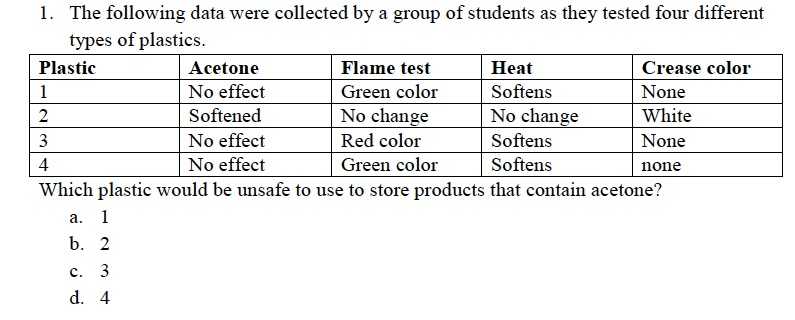
#> input picture Deep Learning/opencv/cv2/cv2/image.jpg, 795 x 320 px
$ jupyter execute --allow-errors 'Extract table from pdf or image.ipynb'   (shell and % lines are left out)
#> lines starting #> are read from the running program, lines starting #| are printed output that depends on the picture; after the words box and inside, x2 and y2 are one past the last pixel; in counts of white or black regions, pixels touching at a corner belong together
[cell 1]
# !pip install pdf2image

[cell 2]
# !conda install -c conda-forge poppler

[cell 3]
from pdf2image import convert_from_path
import cv2
import matplotlib.pyplot as plt
import numpy as np

#> (the rest of this cell did not finish here and is left out)

[cell 4]
# !pip install opencv-contrib-python

[cell 5]
import cv2
import numpy as np
import pandas as pd
import matplotlib.pyplot as plt
import csv
from PIL import Image
import pytesseract
import sys
pytesseract.pytesseract.tesseract_cmd=r"C:\Users\ShubhamSurya_ljtsrll\AppData\Local\Programs\Tesseract-OCR\tesseract.exe"
# [5 lines of commented-out code are left out]

[cell 6]
import os
#> (the rest of this cell did not finish here and is left out)

[cell 7]
#read your file
file=r'image.jpg'
img = cv2.imread(file,0)
#> img: shape (320, 795); min 0, max 255, mean 238.5
img.shape
#thresholding the image to a binary image
thresh,img_bin = cv2.threshold(img,128,255,cv2.THRESH_BINARY |cv2.THRESH_OTSU)
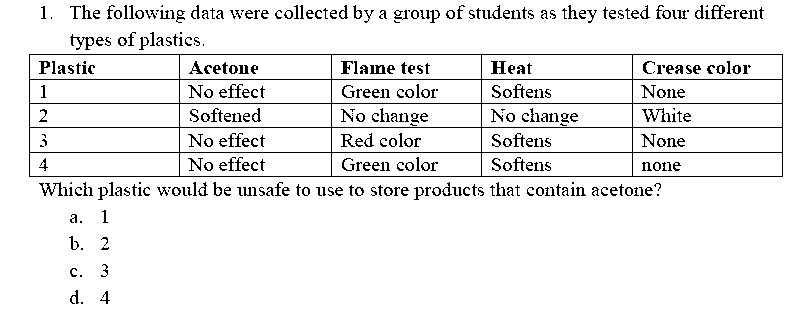
#> img_bin: shape (320, 795); 93.4% white; black in thin lines or dots, all inside (x1, y1, x2, y2) = (29, 5, 783, 304)
#> thresh = 142
#inverting the image
img_bin = 255-img_bin
cv2.imwrite('imex.png',img_bin)
#Plotting the image to see the output
plotting = plt.imshow(img_bin,cmap='gray')
plt.show()

[cell 8]
# Length(width) of kernel as 100th of total width
kernel_len = np.array(img).shape[1]//100
#> kernel_len = 7
# Defining a vertical kernel to detect all vertical lines of image
ver_kernel = cv2.getStructuringElement(cv2.MORPH_RECT, (1, kernel_len))
#> ver_kernel = [1, 1, 1, 1, 1, 1, 1]
# Defining a horizontal kernel to detect all horizontal lines of image
hor_kernel = cv2.getStructuringElement(cv2.MORPH_RECT, (kernel_len, 1))
# A kernel of 2x2
kernel = cv2.getStructuringElement(cv2.MORPH_RECT, (2, 2))

[cell 9]
#Use vertical kernel to detect and save the vertical lines in a jpg
image_1 = cv2.erode(img_bin, ver_kernel, iterations=3)
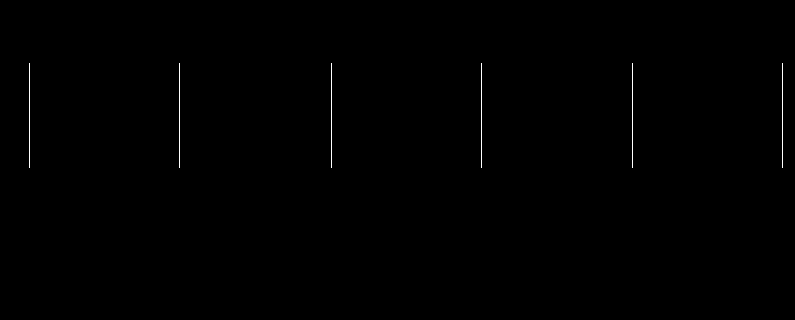
#> image_1: shape (320, 795); 0.25% white in thin lines or dots, all inside (x1, y1, x2, y2) = (29, 63, 783, 168)
vertical_lines = cv2.dilate(image_1, ver_kernel, iterations=3)
#> vertical_lines: shape (320, 795); 0.29% white in thin lines or dots, all inside (x1, y1, x2, y2) = (29, 54, 783, 177)
cv2.imwrite("vertical.jpg",vertical_lines)
#Plot the generated image
plotting = plt.imshow(image_1,cmap='gray')
plt.show()

[cell 10]
#Use horizontal kernel to detect and save the horizontal lines in a jpg
image_2 = cv2.erode(img_bin, hor_kernel, iterations=3)
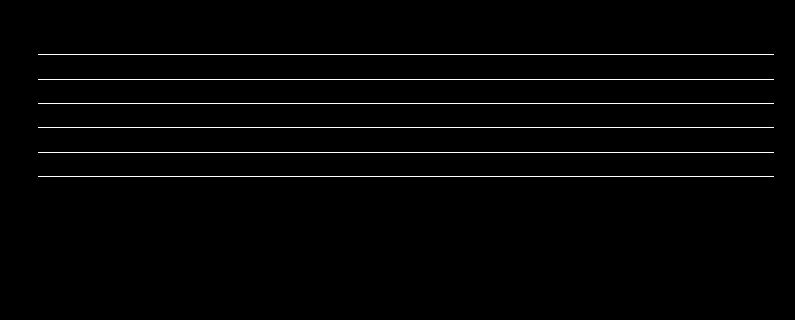
#> image_2: shape (320, 795); 1.7% white in thin lines or dots, all inside (x1, y1, x2, y2) = (38, 54, 774, 177)
horizontal_lines = cv2.dilate(image_2, hor_kernel, iterations=3)
cv2.imwrite("horizontal.jpg",horizontal_lines)
#Plot the generated image
plotting = plt.imshow(image_2,cmap='gray')
plt.show()

# Combine horizontal and vertical lines in a new third image, with both having same weight.

[cell 11]
img_vh = cv2.addWeighted(vertical_lines, 0.5, horizontal_lines, 0.5, 0.0)
#Eroding and thesholding the image
img_vh = cv2.erode(~img_vh, kernel, iterations=2)
thresh, img_vh = cv2.threshold(img_vh,128,255, cv2.THRESH_BINARY | cv2.THRESH_OTSU)
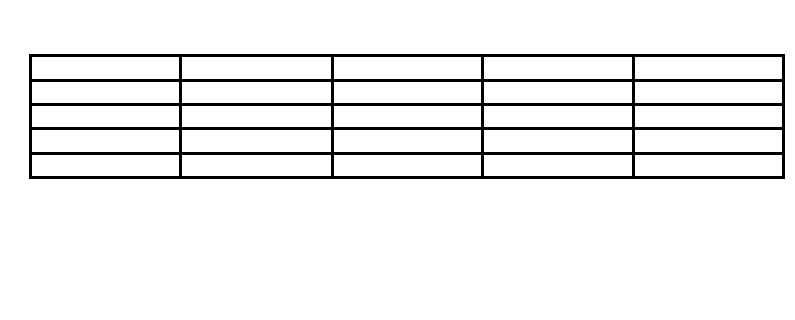
#> img_vh: shape (320, 795); 93.9% white; 1 black region
#> thresh = 127
cv2.imwrite("img_vh.jpg", img_vh)
bitxor = cv2.bitwise_xor(img,img_vh)
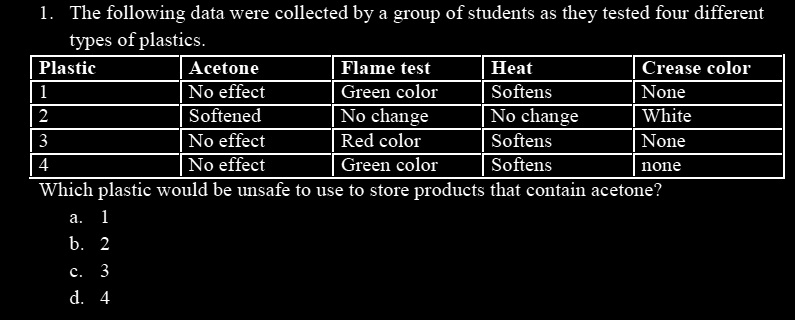
#> bitxor: shape (320, 795); min 0, max 255, mean 21.5
bitnot = cv2.bitwise_not(bitxor)
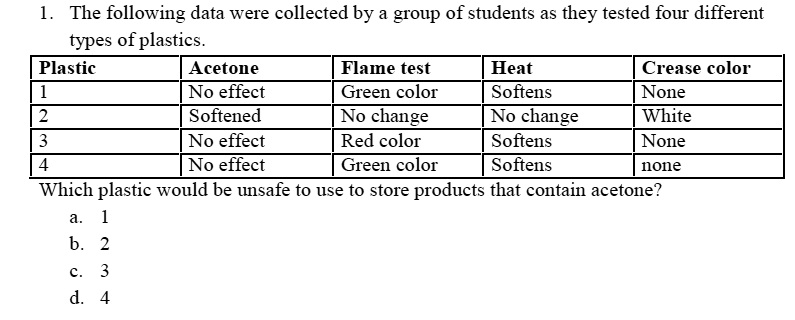
#> bitnot: shape (320, 795); min 0, max 255, mean 233.5
#Plotting the generated image
plotting = plt.imshow(bitnot,cmap='gray')
plt.show()

[cell 12]
# Detect contours for following box detection
contours, hierarchy = cv2.findContours(img_vh, cv2.RETR_TREE, cv2.CHAIN_APPROX_SIMPLE)
#> contours = 27 contours; largest, box (x1, y1, x2, y2) and area: (0, 0, 795, 320) 253286, (28, 53, 786, 180) 95380, (182, 130, 331, 152) 3108, (182, 57, 331, 79) 3108, (484, 130, 632, 152) 3087

[cell 13]
def sort_contours(cnts, method="left-to-right"):

    # initialize the reverse flag and sort index
#> called with method = 'top-to-bottom'
    reverse = False
    i = 0
    # handle if we need to sort in reverse
    if method == "right-to-left" or method == "bottom-to-top":
        reverse = True
    # handle if we are sorting against the y-coordinate rather than
    # the x-coordinate of the bounding box
    if method == "top-to-bottom" or method == "bottom-to-top":
        i = 1
    # construct the list of bounding boxes and sort them from top to
    # bottom
    boundingBoxes = [cv2.boundingRect(c) for c in cnts]
#> boundingBoxes = 27 items, first 6: (0, 0, 795, 320), (28, 53, 758, 127), (635, 155, 147, 21), (484, 155, 148, 21), (334, 155, 147, 21), (182, 155, 149, 21)
    (cnts, boundingBoxes) = zip(*sorted(zip(cnts, boundingBoxes),
    key=lambda b:b[1][i], reverse=reverse))
#> cnts = 27 contours; largest, box (x1, y1, x2, y2) and area: (0, 0, 795, 320) 253286, (28, 53, 786, 180) 95380, (182, 57, 331, 79) 3108, (182, 130, 331, 152) 3108, (484, 57, 632, 79) 3087; boundingBoxes = 27 items, first 6: (0, 0, 795, 320), (28, 53, 758, 127), (635, 57, 147, 22), (484, 57, 148, 22), (334, 57, 147, 22), (182, 57, 149, 22)
    # return the list of sorted contours and bounding boxes
    return (cnts, boundingBoxes)

# Sort all the contours by top to bottom.
contours, boundingBoxes = sort_contours(contours, method='top-to-bottom')
#> contours has the same summary as cnts in sort_contours

[cell 14]
#Creating a list of heights for all detected boxes
heights = [boundingBoxes[i][3] for i in range(len(boundingBoxes))]
#> heights = 27 values, max 320 at index 0, min 21 at index 7, mean 36.37
#Get mean of heights
mean = np.mean(heights)
#> mean = 36.37

[cell 15]
#Create list box to store all boxes in
box = []
# Get position (x,y), width and height for every contour and show the contour on image
for c in contours:
    x, y, w, h = cv2.boundingRect(c)
    if (w<1000 and h<500):
        image = cv2.rectangle(img,(x,y),(x+w,y+h),(0,255,0),2)
        box.append([x,y,w,h])
#> this loop made 27 passes
#> (c, x, y, w, h) on passes 1, 3, 4, 5, 6, 7, 8, 9, 10, 11: ([[0, 0], [0, 319], [794, 319], [794, 0]], 0, 0, 795, 320), ([[635, 57], [635, 78], [781, 78], [781, 57]], 635, 57, 147, 22), ([[484, 57], [484, 78], [631, 78], [631, 57]], 484, 57, 148, 22), ([[334, 57], [334, 78], [480, 78], [480, 57]], 334, 57, 147, 22), ([[182, 57], [182, 78], [330, 78], [330, 57]], 182, 57, 149, 22), ([[32, 57], [32, 78], [178, 78], [178, 57]], 32, 57, 147, 22), ([[635, 82], [635, 102], [781, 102], [781, 82]], 635, 82, 147, 21), ([[484, 82], [484, 102], [631, 102], [631, 82]], 484, 82, 148, 21), ([[334, 82], [334, 102], [480, 102], [480, 82]], 334, 82, 147, 21), ([[182, 82], [182, 102], [330, 102], [330, 82]], 182, 82, 149, 21)
#> pass 1, `image = cv2.rectangle(img,(x,y),(x+w,y+h),(0,255,0),2)`:
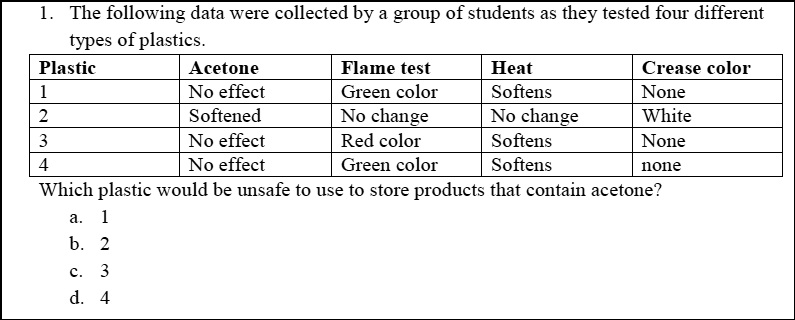
#> image: shape (320, 795); min 0, max 255, mean 235.2
#> pass 2, `image = cv2.rectangle(img,(x,y),(x+w,y+h),(0,255,0),2)`:
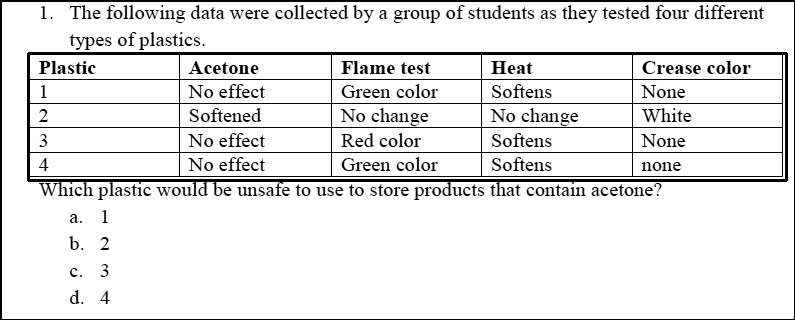
#> image: shape (320, 795); 1.76% of pixels changed, all inside (x1, y1, x2, y2) = (27, 52, 788, 182)
#> pass 3, `image = cv2.rectangle(img,(x,y),(x+w,y+h),(0,255,0),2)`:
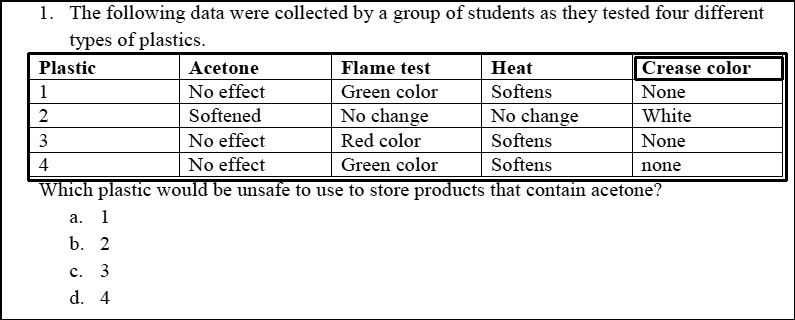
#> image: shape (320, 795); 0.35% of pixels changed, all inside (x1, y1, x2, y2) = (634, 56, 784, 81)
#> after the loop:
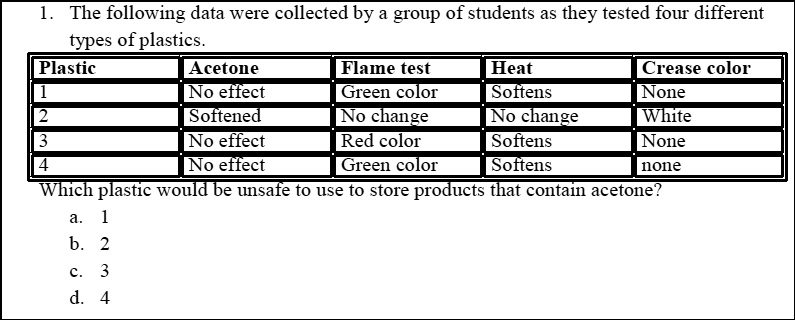
#> img: shape (320, 795); min 0, max 255, mean 209.8
#> after the loop, box = 27 items, first 6: [0, 0, 795, 320], [28, 53, 758, 127], [635, 57, 147, 22], [484, 57, 148, 22], [334, 57, 147, 22], [182, 57, 149, 22]
plotting = plt.imshow(image,cmap='gray')
plt.show()

[cell 16]
#Creating two lists to define row and column in which cell is located
row=[]
column=[]
j=0
#Sorting the boxes to their respective row and column
for i in range(len(box)):
    if(i==0):
        column.append(box[i])
        previous=box[i]
    else:
        if(box[i][1]<=previous[1]+mean/2):
            column.append(box[i])
            previous=box[i]
            if(i==len(box)-1):
                row.append(column)
        else:
            row.append(column)
            column=[]
            previous = box[i]
            column.append(box[i])
#> this loop made 27 passes
#> previous on passes 1 to 12: [0, 0, 795, 320], [28, 53, 758, 127], [635, 57, 147, 22], [484, 57, 148, 22], [334, 57, 147, 22], [182, 57, 149, 22], [32, 57, 147, 22], [635, 82, 147, 21], [484, 82, 148, 21], [334, 82, 147, 21], [182, 82, 149, 21], [32, 82, 147, 21]
#> after the loop, row = 6 items
print(column)
#| [[635, 155, 147, 21], [484, 155, 148, 21], [334, 155, 147, 21], [182, 155, 149, 21], [32, 155, 147, 21]]
print(row)
#> (printed output is left out)

[cell 17]
#calculating maximum number of cells
countcol = 0
for i in range(len(row)):
    countcol = len(row[i])
    if countcol > countcol:
        countcol = countcol
#> this loop made 6 passes
#> countcol on passes 1 to 6: 1, 6, 5, 5, 5, 5

[cell 18]
#Retrieving the center of each column
center = [int(row[i][j][0]+row[i][j][2]/2) for j in range(len(row[i])) if row[0]]
#> center = [708, 558, 407, 256, 105]
center=np.array(center)
center.sort()

[cell 19]
#Regarding the distance to the columns center, the boxes are arranged in respective order
finalboxes = []
for i in range(len(row)):
    lis=[]
    for k in range(countcol):
        lis.append([])
    for j in range(len(row[i])):
        diff = abs(center-(row[i][j][0]+row[i][j][2]/4))
        minimum = min(diff)
        indexing = list(diff).index(minimum)
        lis[indexing].append(row[i][j])
    finalboxes.append(lis)
#> this loop made 6 passes
#> after the loop, finalboxes = 6 items
